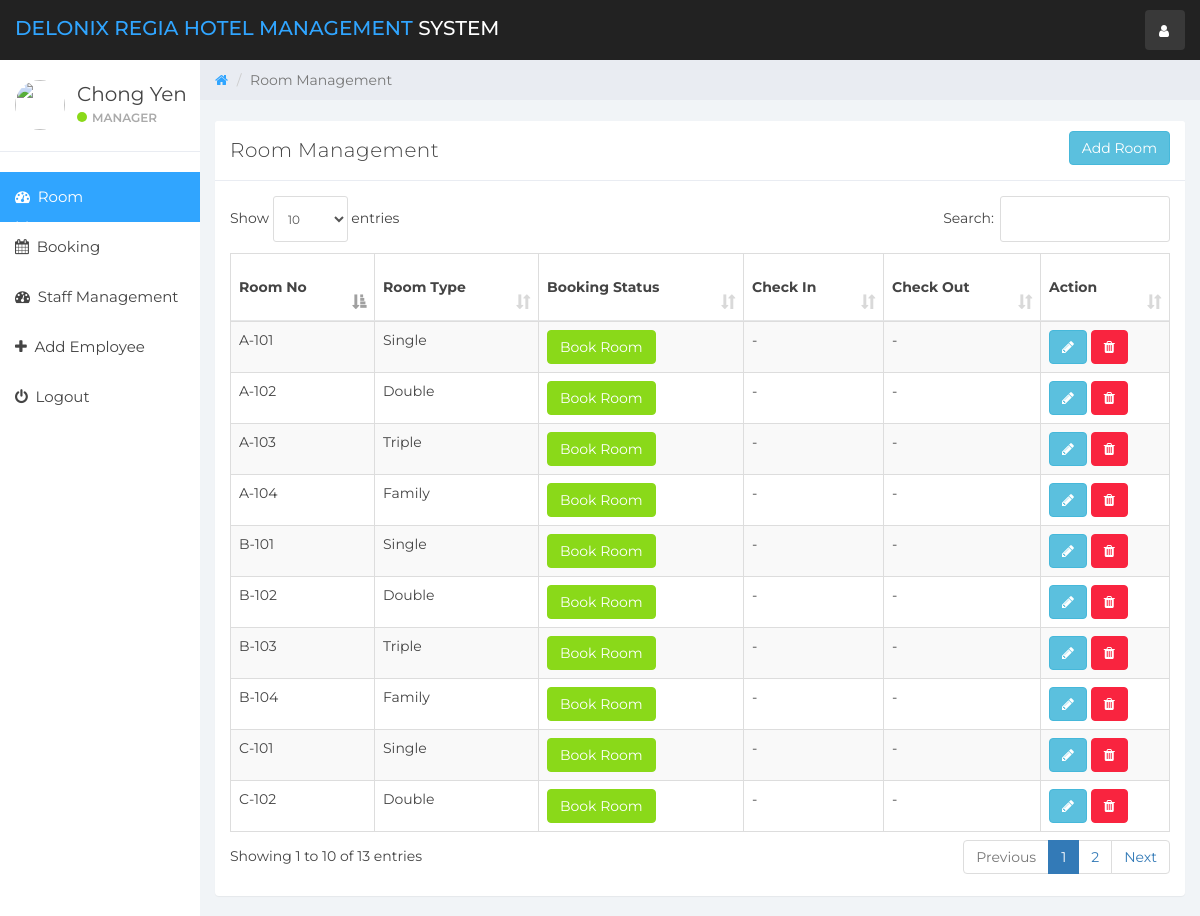
/index.php?room_mang (signed in), run on the app's committed database.
### tables this page shows
CREATE TABLE `user` (
  `id` int(11) NOT NULL,
  `name` varchar(100) NOT NULL,
  `username` varchar(15) NOT NULL,
  `email` varchar(100) NOT NULL,
  `password` varchar(100) NOT NULL,
  `created_at` timestamp NOT NULL DEFAULT CURRENT_TIMESTAMP
);

CREATE TABLE `room` (
  `room_id` int(10) NOT NULL,
  `room_type_id` int(10) NOT NULL,
  `room_no` varchar(10) NOT NULL,
  `status` tinyint(1) DEFAULT NULL,
  `check_in_status` tinyint(1) NOT NULL,
  `check_out_status` tinyint(1) NOT NULL,
  `deleteStatus` tinyint(1) DEFAULT '0'
);

CREATE TABLE `room_type` (
  `room_type_id` int(10) NOT NULL,
  `room_type` varchar(100) NOT NULL,
  `price` int(10) NOT NULL,
  `max_person` int(10) NOT NULL
);

### room_mang.php (the view, shortened to what this page needs)
<div class="col-sm-9 col-sm-offset-3 col-lg-10 col-lg-offset-2 main">
    <div class="row">
        <ol class="breadcrumb">
            <li><a href="#">
                    <em class="fa fa-home"></em>
                </a></li>
            <li class="active">Room Management</li>
        </ol>
    </div>
    <br>
    <div class="row">
        <div class="col-lg-12">
        </div>
    </div>
    <div class="row">
        <div class="col-lg-12">
            <div class="panel panel-default">
                <div class="panel-heading">Room Management
                    <button class="btn btn-info pull-right" data-toggle="modal" data-target="#addRoom">Add Room</button>
                </div>
                <div class="panel-body">
                    <table class="table table-striped table-bordered table-responsive" cellspacing="0" width="100%"
                           id="rooms">
                        <thead>
                        <tr>
                            <th>Room No</th>
                            <th>Room Type</th>
                            <th>Booking Status</th>
                            <th>Check In</th>
                            <th>Check Out</th>
                            <th>Action</th>
                        </tr>
                        </thead>
                        <tbody>
                        <?php
                        $room_query = "SELECT * FROM room NATURAL JOIN room_type WHERE deleteStatus = 0";
                        $rooms_result = mysqli_query($connection, $room_query);
                        if (mysqli_num_rows($rooms_result) > 0) {
                            while ($rooms = mysqli_fetch_assoc($rooms_result)) { ?>
                                <tr>
                                    <td><?php echo $rooms['room_no'] ?></td>
                                    <td><?php echo $rooms['room_type'] ?></td>
                                    <td>
                                        <?php
                                        if ($rooms['status'] == 0) {
                                            echo '<a href="index.php?booking&room_id=' . $rooms['room_id'] . '&room_type_id=' . $rooms['room_type_id'] . '" class="btn btn-success">Book Room</a>';
                                        } else {
                                            echo '<a href="#" class="btn btn-danger">Booked</a>';
                                        }
                                        ?>
                                    <td>
                                        <?php
                                        if ($rooms['status'] == 1 && $rooms['check_in_status'] == 0) {
                                            echo '<button class="btn btn-success" id="checkInRoom"  data-id="' . $rooms['room_id'] . '" data-toggle="modal" data-target="#checkIn">Check In</button>';
                                        } elseif ($rooms['status'] == 0) {
                                            echo '-';
                                        } else {
                                            echo '<a href="#" class="btn btn-danger">Checked In</a>';
                                        }
                                        ?>
                                    </td>
                                    <td>
                                        <?php
                                        if ($rooms['status'] == 1 && $rooms['check_in_status'] == 1) {
                                            echo '<button class="btn btn-success" id="checkOutRoom" data-id="' . $rooms['room_id'] . '">Check Out</button>';
                                        } elseif ($rooms['status'] == 0) {
                                            echo '-';
                                        }
                                        ?>
                                    </td>
                                    <td>
                                        <button title="Edit Room Information" data-toggle="modal"
                                                data-target="#editRoom" data-id="<?php echo $rooms['room_id']; ?>"
                                                id="roomEdit" class="btn btn-info"><i class="fa fa-pencil"></i></button>
                                        <a href="ajax.php?delete_room=<?php echo $rooms['room_id']; ?>"
                                           class="btn btn-danger" onclick="return confirm('Are you Sure?')"><i
                                                    class="fa fa-trash" alt="delete"></i></a>
                                    </td>
                                </tr>
                            <?php }
                        } else {
                            echo "No Rooms";
                        }
                        ?>
                        </tbody>
                    </table>
                </div>
            </div>
        </div>
    </div>
</div>

### header.php (shortened to what this page needs)
<!DOCTYPE html>
<html>
<head>
    <link href="css/bootstrap.min.css" rel="stylesheet">
    <link href="css/font-awesome.min.css" rel="stylesheet">
    <link href="css/datepicker3.css" rel="stylesheet">
    <link href="css/dataTables.bootstrap.min.css" rel="stylesheet">
    <link href="css/styles.css" rel="stylesheet">
</head>
<body>
<nav class="navbar navbar-custom navbar-fixed-top" role="navigation">
    <div class="container-fluid">
        <div class="navbar-header">
            <a class="navbar-brand" href="#"><span>Delonix Regia Hotel Management </span>System</a>
            <ul class="nav navbar-top-links navbar-right">
                <li class="dropdown"><a class="dropdown-toggle count-info" data-toggle="dropdown" href="#">
                        <em class="fa fa-user"></em>
                    </a>
                </li>
            </ul>
        </div>
    </div>
</nav>

### sidebar.php (shortened to what this page needs)
<div id="sidebar-collapse" class="col-sm-3 col-lg-2 sidebar">
    <div class="profile-sidebar">
        <div class="profile-userpic">
            <img src="http://icons.iconarchive.com/icons/graphicloads/colorful-long-shadow/64/User-icon.png" class="img-responsive" alt="">
        </div>
        <div class="profile-usertitle">
            <div class="profile-usertitle-name"><?php echo $user['name'];?></div>
            <div class="profile-usertitle-status"><span class="indicator label-success"></span>Manager</div>
        </div>
    </div>
    <ul class="nav menu">
        <?php
        if (isset($_GET['room_mang'])){ ?>
            <li class="active">
                <a href="index.php?room_mang"><em class="fa fa-dashboard">&nbsp;</em>
                    Room Management
                </a>
            </li>
        <?php }
        if (isset($_GET['reservation'])){ ?>
            <li class="active">
                <a href="index.php?booking"><em class="fa fa-calendar">&nbsp;</em>
                    Booking
                </a>
            </li>
        <?php } else{?>
            <li>
                <a href="index.php?booking"><em class="fa fa-calendar">&nbsp;</em>
                    Booking
                </a>
            </li>
        <?php }
        if (isset($_GET['staff_mang'])){ ?>
            <li class="active">
                <a href="index.php?staff_mang"><em class="fa fa-dashboard">&nbsp;</em>
                    Staff Management
                </a>
            </li>
        <?php } else{?>
            <li>
                <a href="index.php?staff_mang"><em class="fa fa-dashboard">&nbsp;</em>
                    Staff Management
                </a>
            </li>
        <?php }
        if (isset($_GET['add_emp'])){ ?>
            <li class="active">
                <a href="index.php?add_emp"><em class="fa fa-plus">&nbsp;</em>
                    Add Employee
                </a>
            </li>
        <?php } else{?>
            <li>
                <a href="index.php?add_emp"><em class="fa fa-plus">&nbsp;</em>
                    Add Employee
                </a>
            </li>
        <?php }
        ?>
        <li><a href="logout.php"><em class="fa fa-power-off">&nbsp;</em> Logout</a></li>
    </ul>
</div>

### index.php (shortened to what this page needs)
<?php
include_once "db.php";
if (isset($_SESSION['user_id'])){
    $user_id = $_SESSION['user_id'];
    $userQuery = "SELECT * FROM user WHERE id = '$user_id'";
    $result = mysqli_query($connection, $userQuery);
    $user = mysqli_fetch_assoc($result);
}else{
    header('Location:login.php');
}
include_once "header.php";
include_once "sidebar.php";
if (isset($_GET['room_mang'])){
    include_once "room_mang.php";
}
elseif (isset($_GET['booking'])){
    include_once "booking.php";
}
elseif (isset($_GET['staff_mang'])){
    include_once "staff_mang.php";
}
elseif (isset($_GET['add_emp'])){
    include_once "add_emp.php";
}
elseif (isset($_GET['complain'])){
    include_once "complain.php";
}
elseif (isset($_GET['statistics'])){
    include_once "statistics.php";
}
elseif (isset($_GET['emp_history'])){
    include_once "emp_history.php";
}
else{
    include_once "room_mang.php";
}
include_once "footer.php";

### footer.php (shortened to what this page needs)
</body>
</html>

### css/styles.css (style rules this page uses)
body { background: #f1f4f7; padding-top: 60px; font-size: 14px; color: #444444; font-family: "Montserrat", "Helvetica Neue", Helvetica, Arial, sans-serif; }
a, a:hover, a:focus { color: #30a5ff; }
.navbar-custom { background: #222; height: 60px; }
.navbar-header .navbar-brand { color: #fff; font-size: 20px; text-transform: uppercase; font-weight: 500; height: 60px; padding-top: 18px; }
.navbar-header .navbar-brand span { color: #30a5ff; }
.dropdown { background: rgba(255, 255, 255, 0.1); float: left; margin: 10px 8px; padding: 0px; border-radius: 4px; }
.dropdown a.dropdown-toggle { color: #fff; height: 40px; width: 40px; padding-top: 11px; padding-left: 9px; }
.navbar-top-links li:last-child { margin-right: 15px; }
.dropdown em { margin: 0 5px; }
.btn-success, .btn-success:hover, .btn-success:focus, .btn-success:active, .btn-success.active, .open > .dropdown-toggle.btn-success, .btn-success.disabled, .btn-success[disabled], fieldset[disabled] .btn-success, .btn-success.disabled:hover, .btn-success[disabled]:hover, fieldset[disabled] .btn-success:hover, .btn-success.disabled:focus, .btn-success[disabled]:focus, fieldset[disabled] .btn-success:focus, .btn-success.disabled:active, .btn-success[disabled]:active, fieldset[disabled] .btn-success:active, .btn-success.disabled.active, .btn-success[disabled].active, fieldset[disabled] .btn-success.active { background-color: #8ad919; border-color: #8ad919; }
.btn-danger, .btn-danger:hover, .btn-danger:focus, .btn-danger:active, .btn-danger.active, .open > .dropdown-toggle.btn-danger, .btn-danger.disabled, .btn-danger[disabled], fieldset[disabled] .btn-danger, .btn-danger.disabled:hover, .btn-danger[disabled]:hover, fieldset[disabled] .btn-danger:hover, .btn-danger.disabled:focus, .btn-danger[disabled]:focus, fieldset[disabled] .btn-danger:focus, .btn-danger.disabled:active, .btn-danger[disabled]:active, fieldset[disabled] .btn-danger:active, .btn-danger.disabled.active, .btn-danger[disabled].active, fieldset[disabled] .btn-danger.active { background-color: #f9243f; border-color: #f9243f; }
.label-success { background-color: #8ad919; }
.panel { border: 0; }
.panel-heading { font-size: 20px; font-weight: 300; letter-spacing: 0.025em; height: 60px; line-height: 38px; }
.panel-default .panel-heading { background: #fff; border-bottom: 1px solid #e9ecf2; color: #444444; }
.navbar { border: 0; }
.sidebar { display: block; padding: 0; display: none; box-shadow: none; background: #fff; }
.sidebar ul { margin: 20px 0px; }
@media (min-width: 768px) { .sidebar { display: block; position: fixed; top: 60px; bottom: 0; left: 0; z-index: 1000; display: block; margin: 0; padding: 0; overflow-x: hidden; overflow-y: auto; } }
@media (min-width: 768px) { .navbar-header { width: 100%; } }
.sidebar ul.nav .active a, .sidebar ul.nav li.parent a.active, .sidebar ul.nav .active > a:hover, .sidebar ul.nav li.parent a.active:hover, .sidebar ul.nav .active > a:focus, .sidebar ul.nav li.parent a.active:focus { color: #fff; background-color: #30a5ff; }
.sidebar ul.nav li a { height: 50px; font-size: 15px; line-height: 2em; color: #444444; }
.profile-sidebar { padding: 10px 0; border-bottom: 1px solid #e9ecf2; }
.indicator { width: 10px; height: 10px; display: inline-block; border-radius: 9999px; margin-right: 5px; }
.profile-userpic img { float: left; margin: 10px 0px 0px 15px; width: 50px; height: 50px; border-radius: 9999px !important; }
.profile-usertitle { float: left; text-align: left; margin: 10px 0 0 12px; }
.profile-usertitle-name { font-size: 20px; margin-bottom: 0px; }
.profile-usertitle-status { text-transform: uppercase; color: #AAA; font-size: 12px; font-weight: 600; margin-bottom: 15px; }
.breadcrumb { border-radius: 0; padding: 10px 15px 10px 15px; background: #e9ecf2; margin: 0; }
.table { background: #fff; }
.table > thead > tr > th { border-bottom: 1px solid #e6e7e8; vertical-align: middle; height: 50px; }

### data on the page
user: name "Chong Yen"
room: room_no "A-102", room_type.room_type "Double"
room: room_no "A-103", room_type.room_type "Triple"
room: room_no "A-104", room_type.room_type "Family"
room: room_no "B-101", room_type.room_type "Single"
room: room_no "B-102", room_type.room_type "Double"
room: room_no "B-103", room_type.room_type "Triple"
room: room_no "B-104", room_type.room_type "Family"
room: room_no "C-101", room_type.room_type "Single"
room: room_no "C-102", room_type.room_type "Double"
room: room_no "A-101", room_type.room_type "Single"
